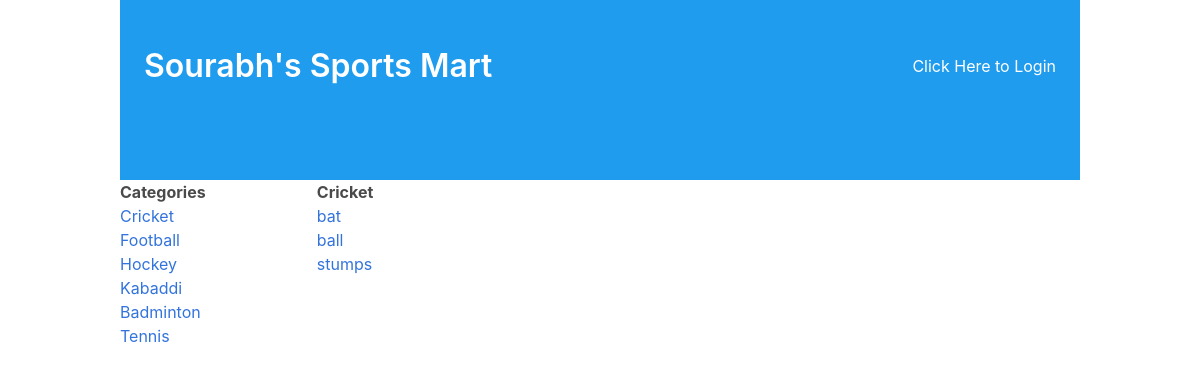
The app's page /1/, older data.
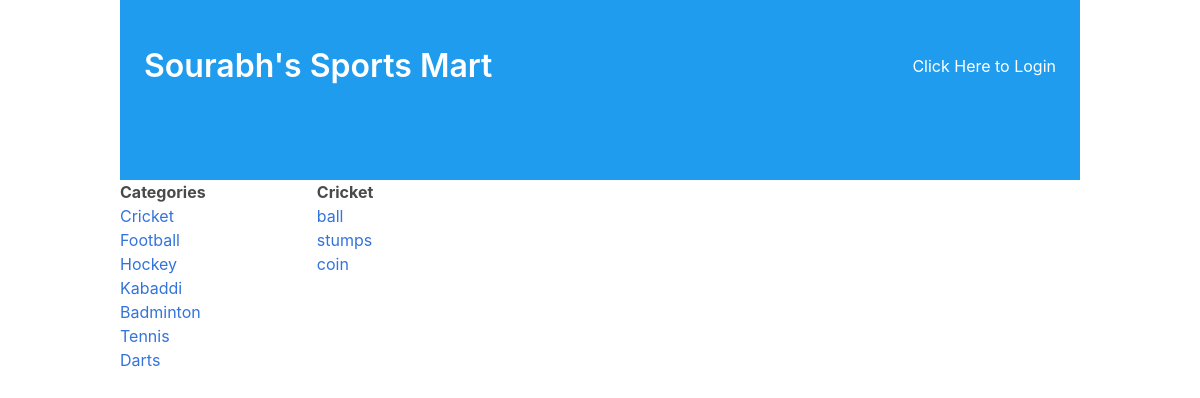
The same page, newer data.
### dbsetup.py (models this page shows, shortened)
class Category(Base):
    __tablename__ = 'category'
    id = Column(Integer, primary_key=True)
    name = Column(String(250), nullable=False)
    user_id = Column(Integer, ForeignKey('User.id'))
    user = relationship(User)

class catItem(Base):
    __tablename__ = 'catItem'
    name = Column(String(80), nullable=False)
    id = Column(Integer, primary_key=True)
    description = Column(String(250))
    updated_ts = Column(DateTime, default=datetime.utcnow())
    category_id = Column(Integer, ForeignKey('category.id'))
    user_id = Column(Integer, ForeignKey('User.id'))
    user = relationship(User)
    category = relationship(Category)

### project.py (the view)
@app.route('/<int:category_id>/')
def categoryItems(category_id):
    category = session.query(Category).filter_by(id = category_id).one()
    items = session.query(catItem).filter_by(category_id = category_id).all()
    categories = session.query(Category).all()
    if 'username' not in login_session or getUserId(login_session['email']) != category.user_id :
        return render_template('catmenuPublic.html', category = category, items = items, categories = categories)
    else:
        return render_template('catmenu.html', category = category, items = items, categories = categories)

### templates/catmenuPublic.html
{% extends "main.html" %}
{% block content %}
{% include "header.html" %}
<div class="columns is-8">
<div class="column is-one-fifth">
  <b>Categories</b>
  {% for category in categories :%}
  <p>
    <a href="{{url_for('categoryItems', category_id = category.id)}}">  {{category.name}}</a>
  </p>
  {% endfor %}
</div>
<div class="column">
  <b>{{category.name}}</b>
  {% for item in items : %}
  <p>
    <a href="{{url_for('displayItem', category_id = item.category_id, catItem_id = item.id)}}">{{item.name}}</a>
  </p>
  {% endfor %}
</div>
</div>
{% endblock %}

Row changes from the older to the newer data that the page shows:
removed catItem: name "bat"
added Category: name "Darts"
added catItem: name "coin"
